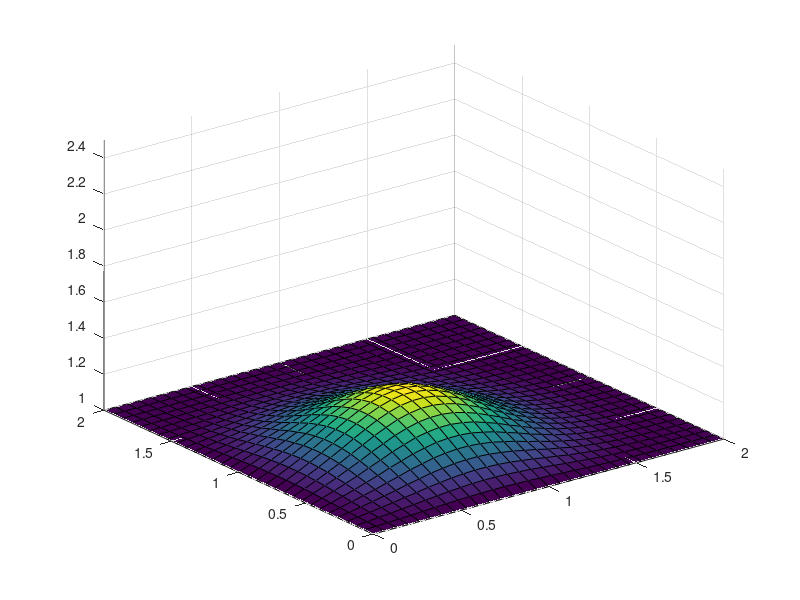

Here is the MATLAB script that generated this plot:
%% --------------- Step seven Lorena A. Barba - CFD -------------------- %%
%        2-D Diffusion - du/dt = vdu^2/dx^2 + vdu^2/dy^2 = 0
clear
clc
close all

% Initialization
nx = 31;                                    % Number of x grid points
ny = 31;                                    % Number of y grid points
nt = 50;                                    % Time
x_lower = 0;                                % x lower boundary
x_upper = 2;                                % x upper boundary
y_lower = 0;                                % y lower boundary
y_upper = 2;                                % y upper boundary
dx = (x_upper-x_lower)/(nx-1);              % x step size
dy = (y_upper-y_lower)/(ny-1);              % y step size
sigma = 0.25;                               % stabilty constant
vis = 0.05;                                 
dt = sigma*dx*dy/vis;                       % time step size

% Grid Generation
x = linspace(x_lower,x_upper,nx);           % x grid points
y = linspace(y_lower,y_upper,ny);           % y grid points
[X,Y] = meshgrid(x,y);                      % grid space

% Initial Conditions
u = ones(nx,ny);
un =ones(nx,ny);
for i = 1:nx
    for j = 1:ny
        if x(i) >= 0.5 && x(i) <= 1
            if y(j) >= 0.5 && y(j) <= 1
                u(i,j) = 2;
            end
        end
    end
end

% Main Loop
for t = 1:nt
    un = u;
    for i = 2:nx-1
        for j = 2:ny-1
            u(i,j) = un(i,j)+vis*(dt/dx^2)*(un(i+1,j)-2*un(i,j)+un(i-1,j))...
                +vis*(dt/dy^2)*(un(i,j+1)-2*un(i,j)+un(i,j-1));
        end
    end
    pause(0.05)
    surf(X,Y,u(:,:))
    axis([0 2 0 2 1 2.5])
end

